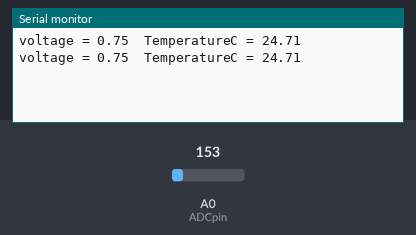
Simulated run of this sketch. Board: Arduino Uno, built with avr-gcc and run on an emulated ATmega328P. Parts: the last lines printed to the serial monitor. The inputs (shaded band) are chosen by the test bench; at power-on: A0 (ADCpin) = 153.

Above: at 1.8 s.
1.9 s: A0 (ADCpin) set to 165
At 2.6 s:
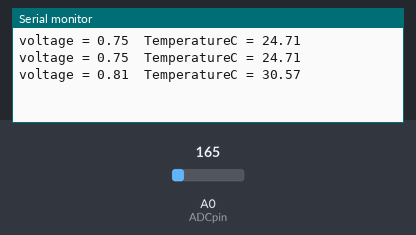
3.4 s: A0 (ADCpin) set to 175
At 4.8 s:
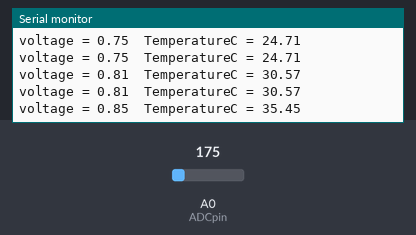
Timing chart, 0 to 6.4 s (numbered marks = the images above; inputs shaded):
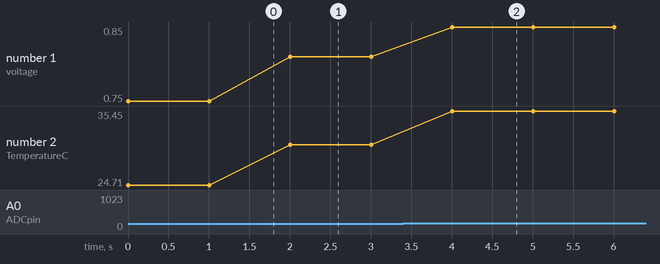

The sketch:

TMP36_test.ino
```cpp
byte ADCpin = 0;
int ADCvalue = 0;

void setup(){
 Serial.begin(9600);
}


void loop() {
  ADCvalue = analogRead(ADCpin);

  float voltage = ADCvalue * 5.0;
  voltage = voltage / 1024.0;

  Serial.print("voltage = ");
  Serial.print(voltage);
  Serial.print("  ");

  // The TMP36 outputs 10mV per degree Celsius, with a 500 mV
  // offset added to all values.
  float TemperatureC = (voltage - 0.5) * 100;
  Serial.print("TemperatureC = ");
  Serial.println(TemperatureC);
  delay(1000);
}
```

Measured:
- after the input at 1.9 s, the serial monitor: prints a new line after 0.10 s (image 1)
- after the input at 3.4 s, the serial monitor: prints a new line after 0.60 s (image 2)
- plotted number 1: 0.75 → 0.81 after the input at 1.9 s, 0.81 → 0.85 after the input at 3.4 s
- plotted number 2: 24.71 → 30.57 after the input at 1.9 s, 30.57 → 35.45 after the input at 3.4 s
